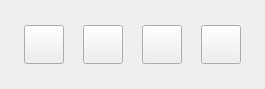
<?xml version="1.0" encoding="UTF-8"?>
<ui version="4.0">
 <class>PlayPathDlg</class>
 <widget class="QDialog" name="PlayPathDlg">
  <property name="geometry">
   <rect>
    <x>0</x>
    <y>0</y>
    <width>265</width>
    <height>89</height>
   </rect>
  </property>
  <property name="sizePolicy">
   <sizepolicy hsizetype="Fixed" vsizetype="Fixed">
    <horstretch>0</horstretch>
    <verstretch>0</verstretch>
   </sizepolicy>
  </property>
  <property name="windowTitle">
   <string>播放路径</string>
  </property>
  <layout class="QHBoxLayout" name="horizontalLayout">
   <item>
    <widget class="QToolButton" name="toolButton">
     <property name="sizePolicy">
      <sizepolicy hsizetype="Fixed" vsizetype="Fixed">
       <horstretch>0</horstretch>
       <verstretch>0</verstretch>
      </sizepolicy>
     </property>
     <property name="text">
      <string/>
     </property>
     <property name="icon">
      <iconset resource="Resources/Custom.qrc">
       <normaloff>:/icons/play-green-button.png</normaloff>:/icons/play-green-button.png</iconset>
     </property>
     <property name="iconSize">
      <size>
       <width>32</width>
       <height>32</height>
      </size>
     </property>
    </widget>
   </item>
   <item>
    <widget class="QToolButton" name="toolButton_2">
     <property name="sizePolicy">
      <sizepolicy hsizetype="Fixed" vsizetype="Fixed">
       <horstretch>0</horstretch>
       <verstretch>0</verstretch>
      </sizepolicy>
     </property>
     <property name="text">
      <string/>
     </property>
     <property name="icon">
      <iconset resource="Resources/Custom.qrc">
       <normaloff>:/icons/play-all.png</normaloff>:/icons/play-all.png</iconset>
     </property>
     <property name="iconSize">
      <size>
       <width>32</width>
       <height>32</height>
      </size>
     </property>
    </widget>
   </item>
   <item>
    <widget class="QToolButton" name="toolButton_3">
     <property name="sizePolicy">
      <sizepolicy hsizetype="Fixed" vsizetype="Fixed">
       <horstretch>0</horstretch>
       <verstretch>0</verstretch>
      </sizepolicy>
     </property>
     <property name="text">
      <string/>
     </property>
     <property name="icon">
      <iconset resource="Resources/Custom.qrc">
       <normaloff>:/icons/pause-green-button.png</normaloff>:/icons/pause-green-button.png</iconset>
     </property>
     <property name="iconSize">
      <size>
       <width>32</width>
       <height>32</height>
      </size>
     </property>
    </widget>
   </item>
   <item>
    <widget class="QToolButton" name="toolButton_4">
     <property name="sizePolicy">
      <sizepolicy hsizetype="Fixed" vsizetype="Fixed">
       <horstretch>0</horstretch>
       <verstretch>0</verstretch>
      </sizepolicy>
     </property>
     <property name="text">
      <string/>
     </property>
     <property name="icon">
      <iconset resource="Resources/Custom.qrc">
       <normaloff>:/icons/stop-green-button.png</normaloff>:/icons/stop-green-button.png</iconset>
     </property>
     <property name="iconSize">
      <size>
       <width>32</width>
       <height>32</height>
      </size>
     </property>
    </widget>
   </item>
  </layout>
 </widget>
 <layoutdefault spacing="6" margin="11"/>
 <resources>
  <include location="Resources/Custom.qrc"/>
 </resources>
 <connections/>
</ui>
